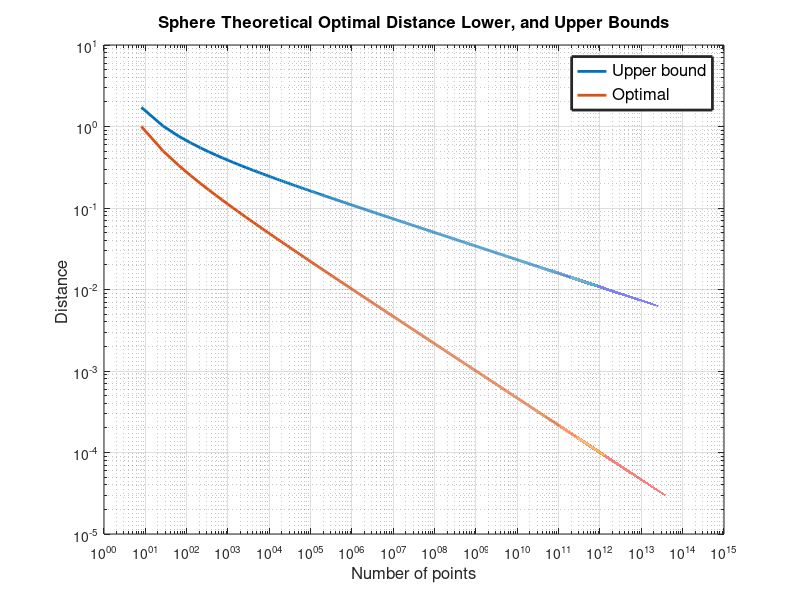

Source code (MATLAB):
close all
clear;
n1 = 2:100000;
n = (n1).^3;

contlb = n1+1;%(n-1).^(1/8);%sqrt(3);
contub = n1+1;%(n-1).^(0.25);
lb = sqrt(2./(sqrt(3).*n)).*contlb;
lb = lb - 0.0025;
ub1 = (1./(n-1));
ub2 = (ub1.^2);
ub3 = (2./(sqrt(3).*(n-1)));
ub = ub1 + sqrt(ub2 + ub3);
ub = ub .*contub;

d1 = (1./(((n).^(1/3)-1)));
k = (n +1).^(1/3);
d2 = (1./(k -3 +(sqrt(2 +sqrt(3)))));
k = (n + 2).^(1/3);
d3 = (1./(k-2+(0.5 .* (3.^(1/2)))));
%k = sqrt(n-floor(k+2));
%d4 = sqrt( (1/(k.^2)) + (1/(2*k-2).^2) );

loglog(n,ub,'LineWidth',2)
hold on 
loglog(n,d1,'LineWidth',2)
%loglog(n,lb,'LineWidth',2)

%plot(n,d2,'LineWidth',2)
%plot(n,d3,'LineWidth',2)
title('Sphere Theoretical Optimal Distance Lower, and Upper Bounds', 'FontSize', 12)
legend('Upper bound','Optimal','Lower bound','LineWidth',2, 'FontSize', 12)
xlabel('Number of points', 'FontSize', 12)
ylabel('Distance ', 'FontSize', 12)
grid on;
%saveas(gcf,'boundsSphereTheoric','epsc')